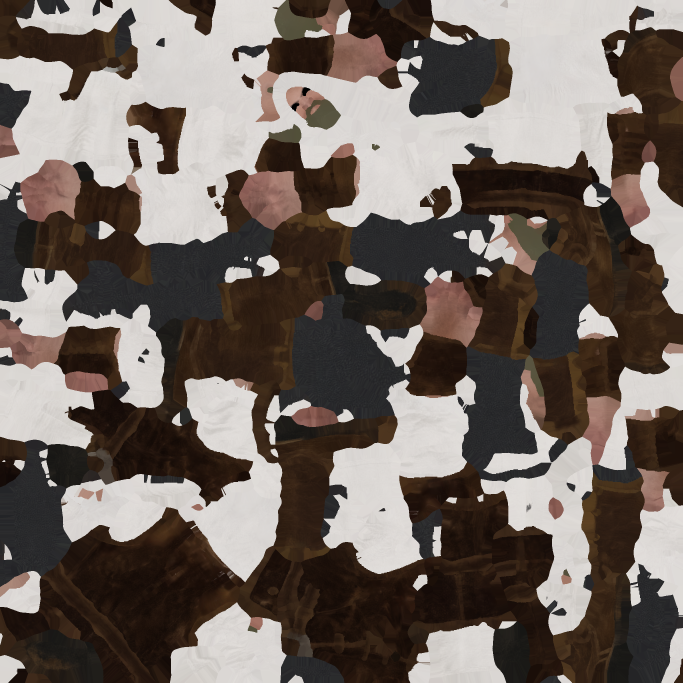
#> input picture Assets/Game/Resources/Art/Models/archer.png, 2048 x 2048 px (shown at 1/3 size)
$ python tile_preview.py out.png ../Assets/Game/Resources/Art/Models/archer.png
#> lines starting #> are read from the running program, lines starting #| are printed output that depends on the picture
#!/usr/bin/env python3
"""Show tileable textures repeated 2 x 2, side by side, to check their seams; alpha images are shown on grey.
Usage: python tools/tile_preview.py out.jpg a.png b.png ... [--size 420]. Ends with OK: / FAIL:"""
import argparse, sys
from PIL import Image
a = argparse.ArgumentParser(); a.add_argument("out"); a.add_argument("files", nargs="+"); a.add_argument("--size", type=int, default=420); a.add_argument("--cols", type=int, default=3)
args = a.parse_args()
S = args.size; rows = (len(args.files) + args.cols - 1) // args.cols
sheet = Image.new("RGB", (S * args.cols, S * rows), (128, 128, 128))
#> sheet: PIL image 1260x420 RGB; every value is 128
for i, f in enumerate(args.files):
    im = Image.open(f).convert("RGBA").resize((S // 2, S // 2))
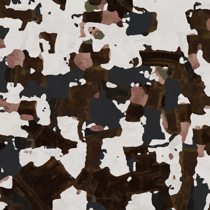
#> im: PIL image 210x210 RGBA; mean R, G, B, A 113.1, 103, 96.8, 255
    for x in (0, S // 2):
        for y in (0, S // 2):
            sheet.paste(im, (i % args.cols * S + x, i // args.cols * S + y), im)
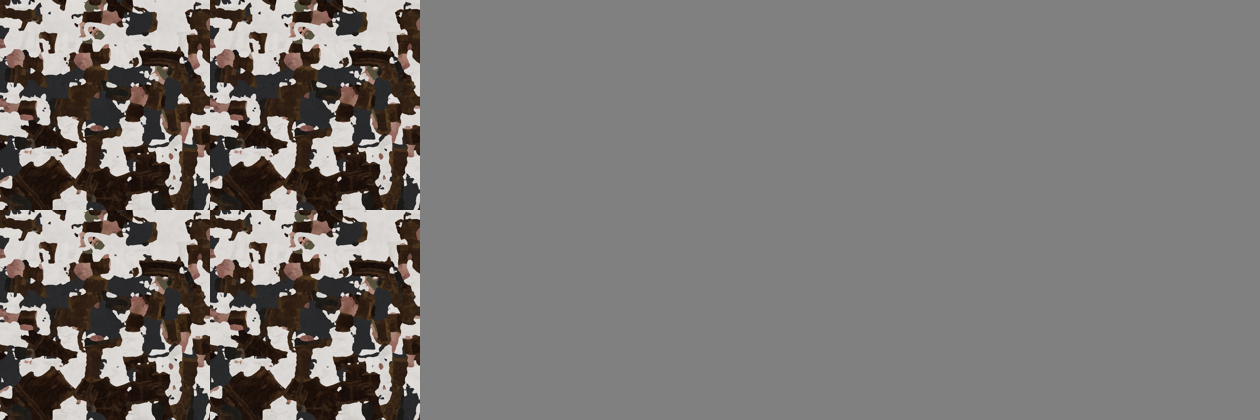
#> sheet: PIL image 1260x420 RGB; mean R, G, B 123, 119.7, 117.6
sheet.save(args.out, quality=88)
print(f"OK: {args.out} with {len(args.files)} textures")

$ run again, on Assets/Game/Resources/Art/Models/horse.png
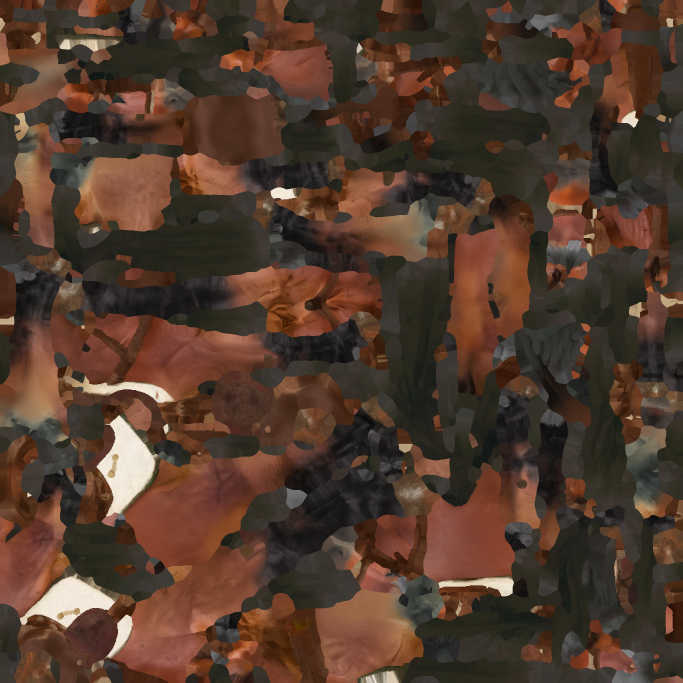
#> input picture Assets/Game/Resources/Art/Models/horse.png, 2048 x 2048 px (shown at 1/3 size)
#> `im = Image.open(f).convert("RGBA").resize((S // 2, S // 2))`:
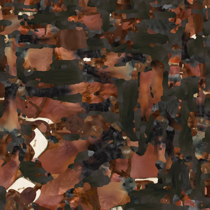
#> im: PIL image 210x210 RGBA; mean R, G, B, A 81.7, 58.6, 45.3, 255
#> after the loop `for x in (0, S // 2):`:
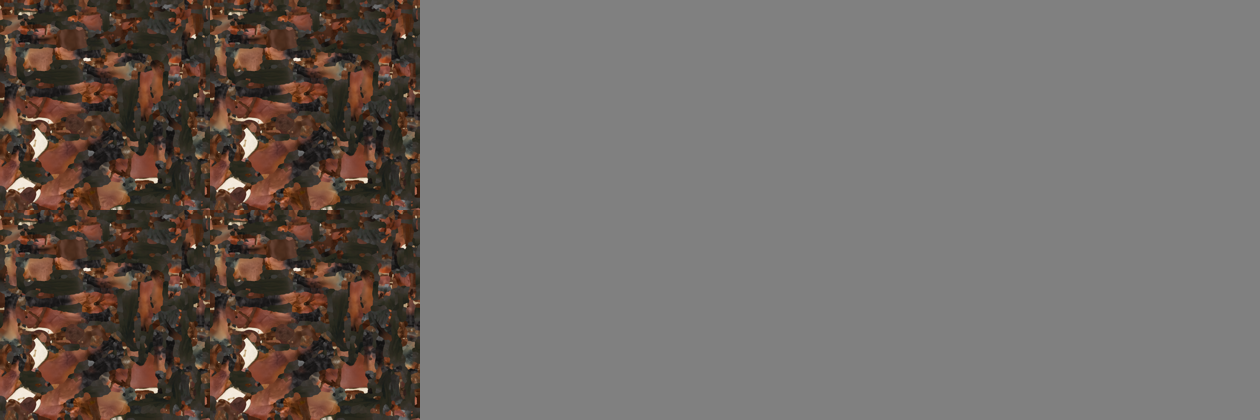
#> sheet: PIL image 1260x420 RGB; mean R, G, B 112.6, 104.9, 100.4
